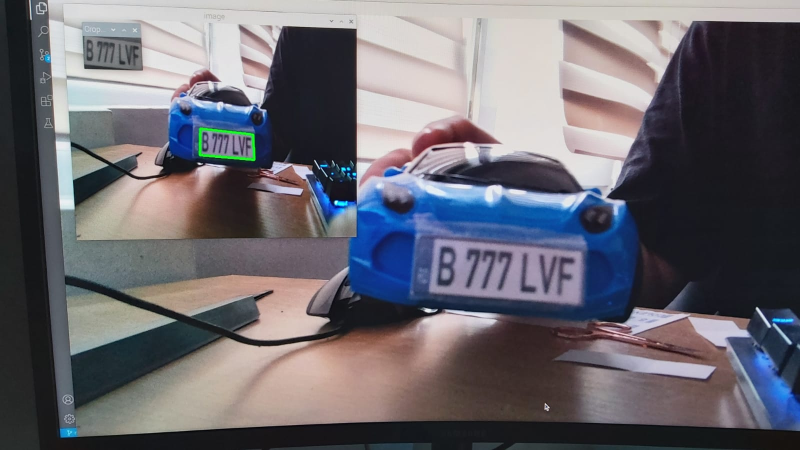
#> input picture data/p1.jpg, 1600 x 900 px (shown at 1/2 size)
$ python -i ocr.py   (imports and definitions only)
#> lines starting #> are read from the running program, lines starting #| are printed output that depends on the picture; after the words box and inside, x2 and y2 are one past the last pixel; in counts of white or black regions, pixels touching at a corner belong together
import cv2

import imutils

import numpy as np

import pytesseract

import validator as vali

from PIL import Image

# [1 line not run here, left out]
psm_val=6 #default
test_data = {}
license_nr_expected = []

def init_test_data():
    for i in range(49):
        picture_name = f"p{i}"
        license_nr_detected = ""
        test_data[picture_name] = {
            'string': license_nr_expected[i],
            'output_string': license_nr_detected
        }
class LicensePlateProcessor:
    def __init__(self) -> None:
        pass

    @staticmethod
    def process(image: Image) -> str:

        image_np = np.array(image)  # conversion from PIL image to cv2 image
        img = cv2.cvtColor(image_np, cv2.COLOR_RGB2BGR)
#> img is the input picture: shape (900, 1600, 3); mean B, G, R 111.7, 104.2, 106.3
        #cv2.imshow("", img)
        cv2.waitKey()
        img = cv2.resize(img, (620, 480))
#> img: shape (480, 620, 3)

        gray = cv2.cvtColor(img, cv2.COLOR_BGR2GRAY)  # convert to grey scale
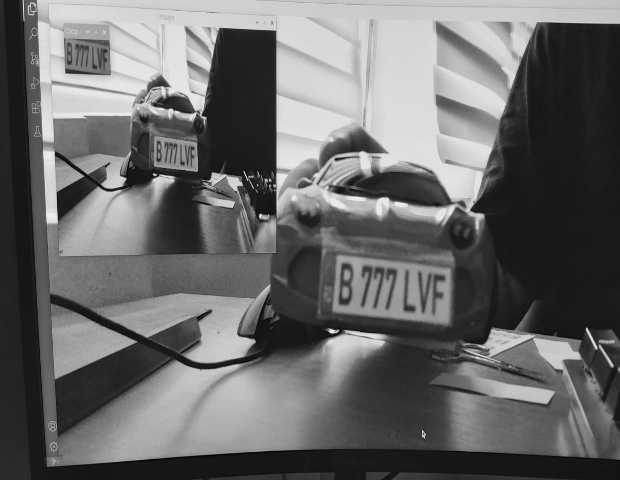
#> gray: shape (480, 620); min 1, max 242, mean 105.6

        gray = cv2.bilateralFilter(gray, 11, 17, 17)  # Blur to reduce noise

        edged = cv2.Canny(gray, 30, 200)  # Perform Edge detection
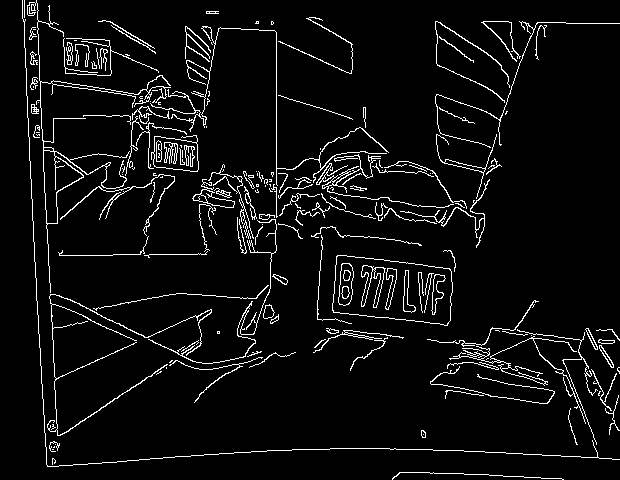
#> edged: shape (480, 620); 5.5% white in thin lines or dots

        # find contours in the edged image, keep only the largest

        # ones, and initialize our screen contour

        cnts = cv2.findContours(
            edged.copy(), cv2.RETR_TREE, cv2.CHAIN_APPROX_SIMPLE)
#> cnts = 280 contours, 192 with area under 20; largest, box (x1, y1, x2, y2) and area: (332, 255, 453, 326) 6664, (332, 255, 453, 326) 6658, (27, 0, 171, 293) 1556, (43, 150, 84, 224) 1340, (151, 135, 199, 172) 1304

        cnts = imutils.grab_contours(cnts)

        cnts = sorted(cnts, key=cv2.contourArea, reverse=True)[:10]
#> cnts = 10 contours; largest, box (x1, y1, x2, y2) and area: (332, 255, 453, 326) 6664, (332, 255, 453, 326) 6658, (27, 0, 171, 293) 1556, (43, 150, 84, 224) 1340, (151, 135, 199, 172) 1304

        screenCnt = None

        # loop over our contours

        for c in cnts:

            # approximate the contour

            peri = cv2.arcLength(c, True)

            approx = cv2.approxPolyDP(c, 0.018 * peri, True)

        # if our approximated contour has four points, then

        # we can assume that we have found our screen

            if len(approx) == 4:

                screenCnt = approx

                break
#> this loop made 1 pass
#> (peri, screenCnt) on pass 1: (358.2, [[336, 256], [333, 312], [450, 320], [449, 268]])

        if screenCnt is None:

            detected = 0

           #print("No contour detected")

            return None

        else:
            detected = 1

        if detected == 1:

            cv2.drawContours(img, [screenCnt], -1, (0, 255, 0), 3)
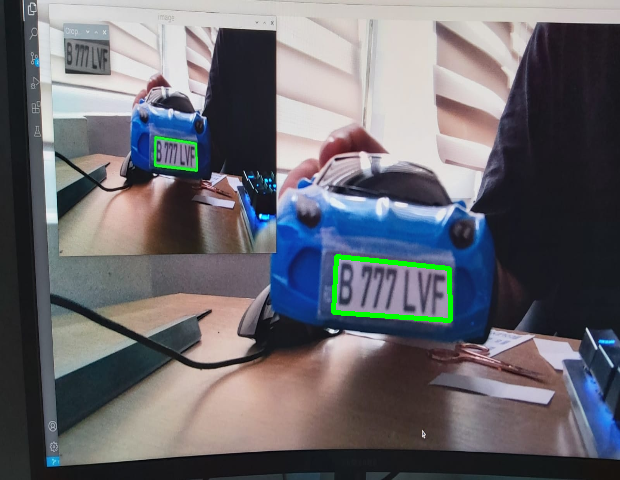
#> img: shape (480, 620, 3); mean B, G, R 110.7, 104.9, 105.5

        # Masking the part other than the number plate

        mask = np.zeros(gray.shape, np.uint8)

        new_image = cv2.drawContours(mask, [screenCnt], 0, 255, -1,)
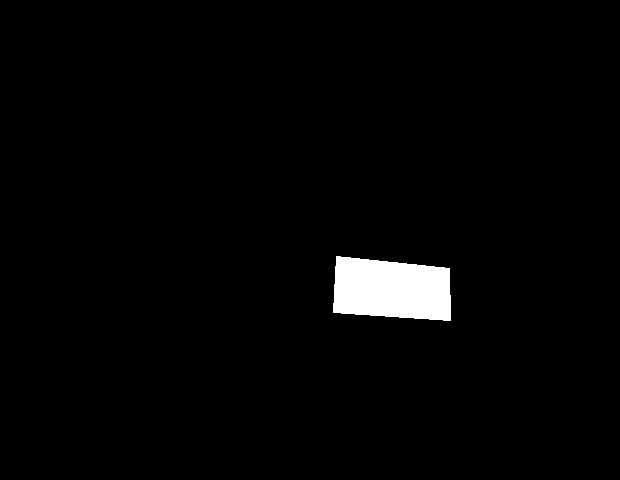
#> new_image: shape (480, 620); 2.1% white; 1 white region, box (x1, y1, x2, y2) and area: (333, 256, 451, 321) 6390

        new_image = cv2.bitwise_and(img, img, mask=mask)
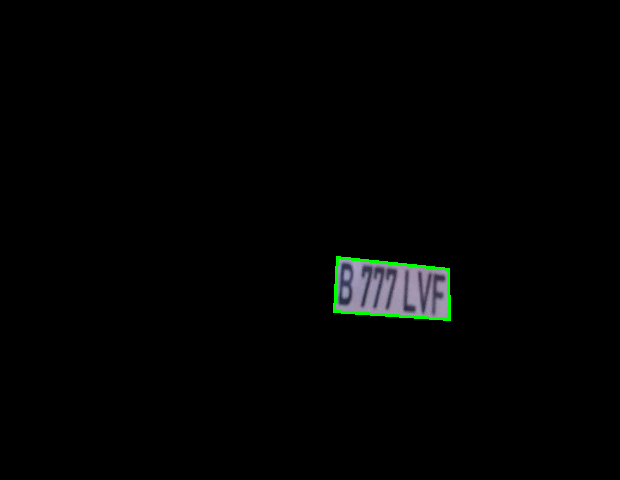
#> new_image: shape (480, 620, 3); mean B, G, R 2.6, 3, 2.3

        # Now crop

        (x, y) = np.where(mask == 255)
#> x = 6390 values from 256 to 320; y = 6390 values, max 450 at index 3918, min 333 at index 4738, mean 391.2

        (topx, topy) = (np.min(x), np.min(y))
#> topx = 256; topy = 333

        (bottomx, bottomy) = (np.max(x), np.max(y))
#> bottomx = 320; bottomy = 450

        Cropped = gray[topx:bottomx+1, topy:bottomy+1]
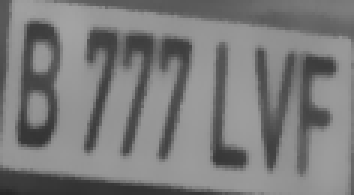
#> Cropped: shape (65, 118) (shown 3 times larger); min 40, max 163, mean 123.2

        (thresh, Cropped )= cv2.threshold( Cropped, 127, 255, cv2.THRESH_BINARY)
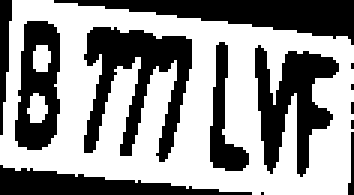
#> Cropped: shape (65, 118) (shown 3 times larger); 57.2% white; 13 black regions (5 under 20 px), largest, box (x1, y1, x2, y2) and area: (28, 9, 64, 54) 776, (18, 0, 118, 15) 667, (85, 15, 113, 59) 614

        Cropped = ~Cropped

        # Read the number plate


#> (the run stopped early here; a loop or call above may not have finished)
